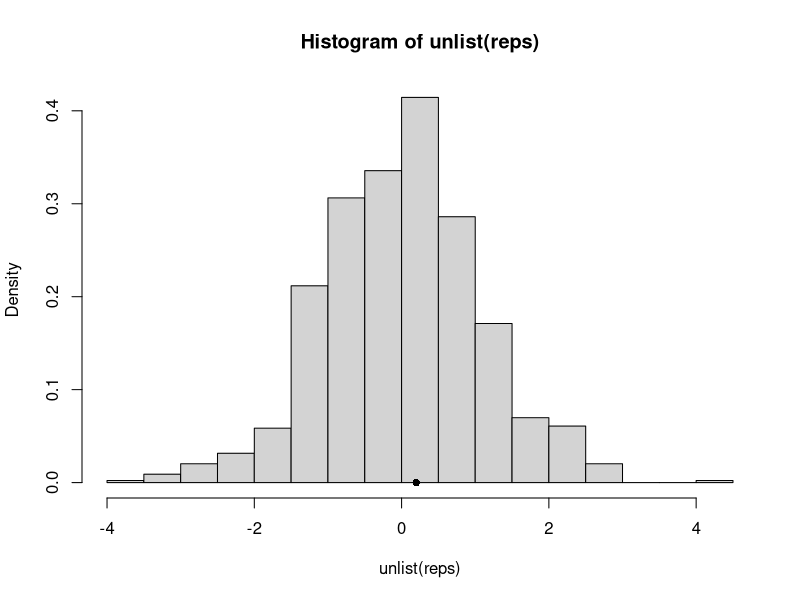

Generate this figure with R:
attach(chickwts)
x<-sort(as.vector(weight[feed=="soybean"]))
y<-sort(as.vector(weight[feed=="linseed"]))
t0<-t.test(x,y)$p.value
R<-888
z<-c(x,y)
K<-1:(length(x)+length(y))
reps<-numeric(R)
for (i in 1:R)
{k<-sample(K,size=length(x),replace=FALSE)
	x1<-z[k]
	y1<-z[-k]
	reps[i]<-t.test(x1,y1)}
p<-mean(c(t0,reps)>=t0)
hist(unlist(reps),freq=FALSE)
points(t0,0,cex=1,pch=16)